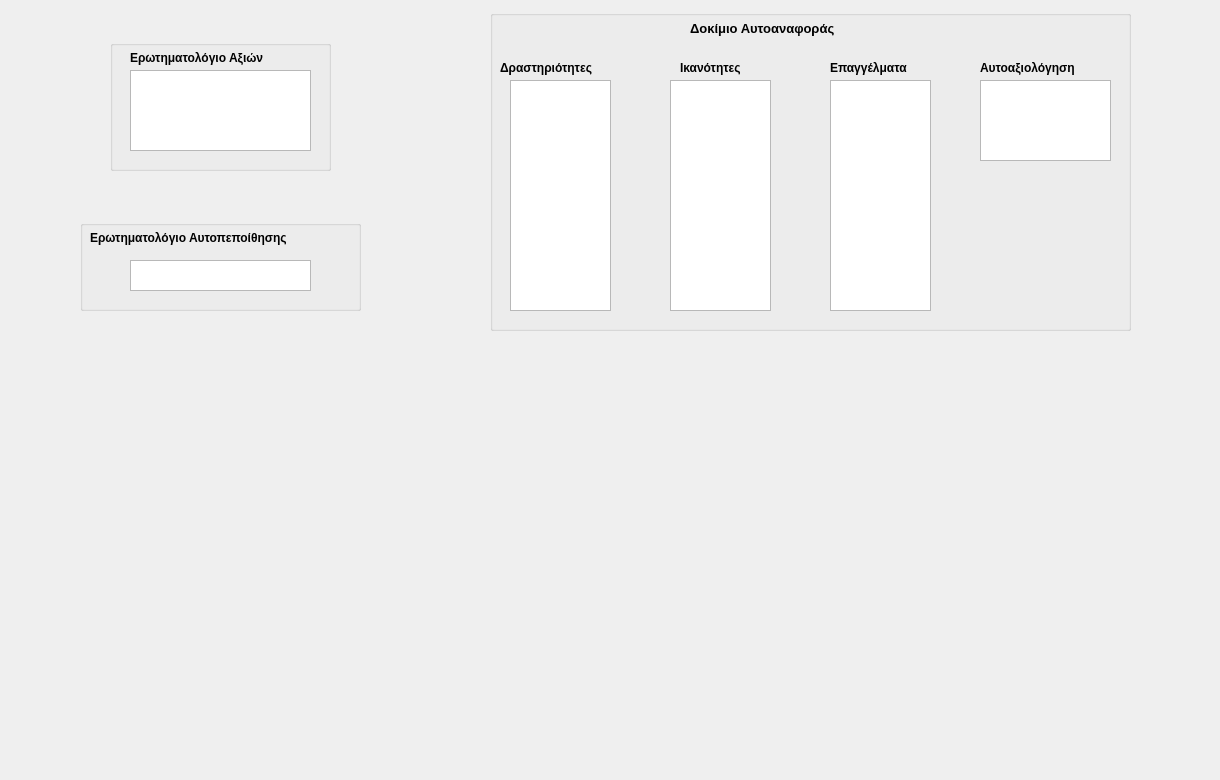
    <widget class="QWidget" name="tab_6">
     <attribute name="title">
      <string>Οδηγός Συμπλήρωσης</string>
     </attribute>
     <widget class="QGroupBox" name="groupBox">
      <property name="geometry">
       <rect>
        <x>110</x>
        <y>40</y>
        <width>221</width>
        <height>131</height>
       </rect>
      </property>
      <property name="title">
       <string/>
      </property>
      <widget class="QLabel" name="label_26">
       <property name="geometry">
        <rect>
         <x>20</x>
         <y>10</y>
         <width>201</width>
         <height>16</height>
        </rect>
       </property>
       <property name="font">
        <font>
         <pointsize>9</pointsize>
         <weight>75</weight>
         <bold>true</bold>
        </font>
       </property>
       <property name="text">
        <string>Ερωτηματολόγιο Αξιών</string>
       </property>
      </widget>
      <widget class="QTableView" name="table_view_25">
       <property name="geometry">
        <rect>
         <x>20</x>
         <y>30</y>
         <width>181</width>
         <height>81</height>
        </rect>
       </property>
      </widget>
     </widget>
     <widget class="QGroupBox" name="groupBox_3">
      <property name="geometry">
       <rect>
        <x>80</x>
        <y>220</y>
        <width>281</width>
        <height>91</height>
       </rect>
      </property>
      <property name="title">
       <string/>
      </property>
      <widget class="QLabel" name="label_364">
       <property name="geometry">
        <rect>
         <x>10</x>
         <y>10</y>
         <width>261</width>
         <height>16</height>
        </rect>
       </property>
       <property name="font">
        <font>
         <pointsize>9</pointsize>
         <weight>75</weight>
         <bold>true</bold>
        </font>
       </property>
       <property name="text">
        <string>Ερωτηματολόγιο Αυτοπεποίθησης</string>
       </property>
      </widget>
      <widget class="QTableView" name="table_view_52">
       <property name="geometry">
        <rect>
         <x>50</x>
         <y>40</y>
         <width>181</width>
         <height>31</height>
        </rect>
       </property>
      </widget>
     </widget>
     <widget class="QLabel" name="label_182">
      <property name="geometry">
       <rect>
        <x>0</x>
        <y>310</y>
        <width>1211</width>
        <height>461</height>
       </rect>
      </property>
      <property name="styleSheet">
       <string notr="true">border-image: url(C:/Users/Public/Documents/Python/mountain3.png);</string>
      </property>
      <property name="text">
       <string/>
      </property>
     </widget>
     <widget class="QGroupBox" name="groupBox_4">
      <property name="geometry">
       <rect>
        <x>490</x>
        <y>10</y>
        <width>641</width>
        <height>321</height>
       </rect>
      </property>
      <property name="title">
       <string/>
      </property>
      <widget class="QLabel" name="label_374">
       <property name="geometry">
        <rect>
         <x>200</x>
         <y>10</y>
         <width>261</width>
         <height>16</height>
        </rect>
       </property>
       <property name="font">
        <font>
         <pointsize>10</pointsize>
         <weight>75</weight>
         <bold>true</bold>
        </font>
       </property>
       <property name="text">
        <string>Δοκίμιο Αυτοαναφοράς</string>
       </property>
      </widget>
      <widget class="QLabel" name="label_368">
       <property name="geometry">
        <rect>
         <x>490</x>
         <y>50</y>
         <width>201</width>
         <height>16</height>
        </rect>
       </property>
       <property name="font">
        <font>
         <pointsize>9</pointsize>
         <weight>75</weight>
         <bold>true</bold>
        </font>
       </property>
       <property name="text">
        <string>Αυτοαξιολόγηση</string>
       </property>
      </widget>
      <widget class="QTableView" name="table_view_53">
       <property name="geometry">
        <rect>
         <x>20</x>
         <y>70</y>
         <width>101</width>
         <height>231</height>
        </rect>
       </property>
      </widget>
      <widget class="QTableView" name="table_view_56">
       <property name="geometry">
        <rect>
         <x>490</x>
         <y>70</y>
         <width>131</width>
         <height>81</height>
        </rect>
       </property>
      </widget>
      <widget class="QTableView" name="table_view_54">
       <property name="geometry">
        <rect>
         <x>180</x>
         <y>70</y>
         <width>101</width>
         <height>231</height>
        </rect>
       </property>
      </widget>
      <widget class="QLabel" name="label_366">
       <property name="geometry">
        <rect>
         <x>190</x>
         <y>50</y>
         <width>101</width>
         <height>16</height>
        </rect>
       </property>
       <property name="font">
        <font>
         <pointsize>9</pointsize>
         <weight>75</weight>
         <bold>true</bold>
        </font>
       </property>
       <property name="text">
        <string>Ικανότητες</string>
       </property>
      </widget>
      <widget class="QTableView" name="table_view_55">
       <property name="geometry">
        <rect>
         <x>340</x>
         <y>70</y>
         <width>101</width>
         <height>231</height>
        </rect>
       </property>
      </widget>
      <widget class="QLabel" name="label_365">
       <property name="geometry">
        <rect>
         <x>10</x>
         <y>50</y>
         <width>201</width>
         <height>16</height>
        </rect>
       </property>
       <property name="font">
        <font>
         <pointsize>9</pointsize>
         <weight>75</weight>
         <bold>true</bold>
        </font>
       </property>
       <property name="text">
        <string>Δραστηριότητες</string>
       </property>
      </widget>
      <widget class="QLabel" name="label_367">
       <property name="geometry">
        <rect>
         <x>340</x>
         <y>50</y>
         <width>101</width>
         <height>16</height>
        </rect>
       </property>
       <property name="font">
        <font>
         <pointsize>9</pointsize>
         <weight>75</weight>
         <bold>true</bold>
        </font>
       </property>
       <property name="text">
        <string>Επαγγέλματα</string>
       </property>
      </widget>
     </widget>
    </widget>
